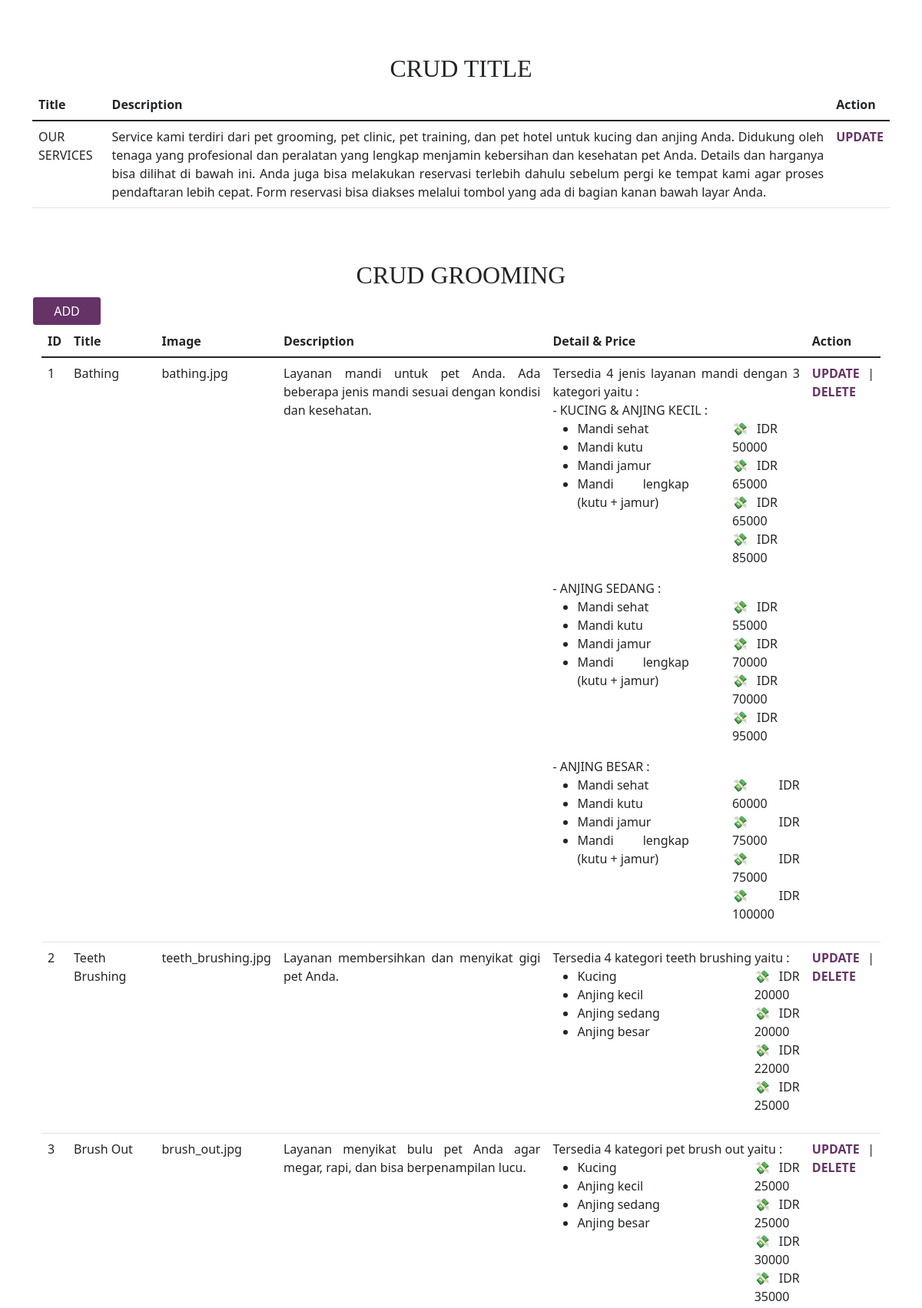
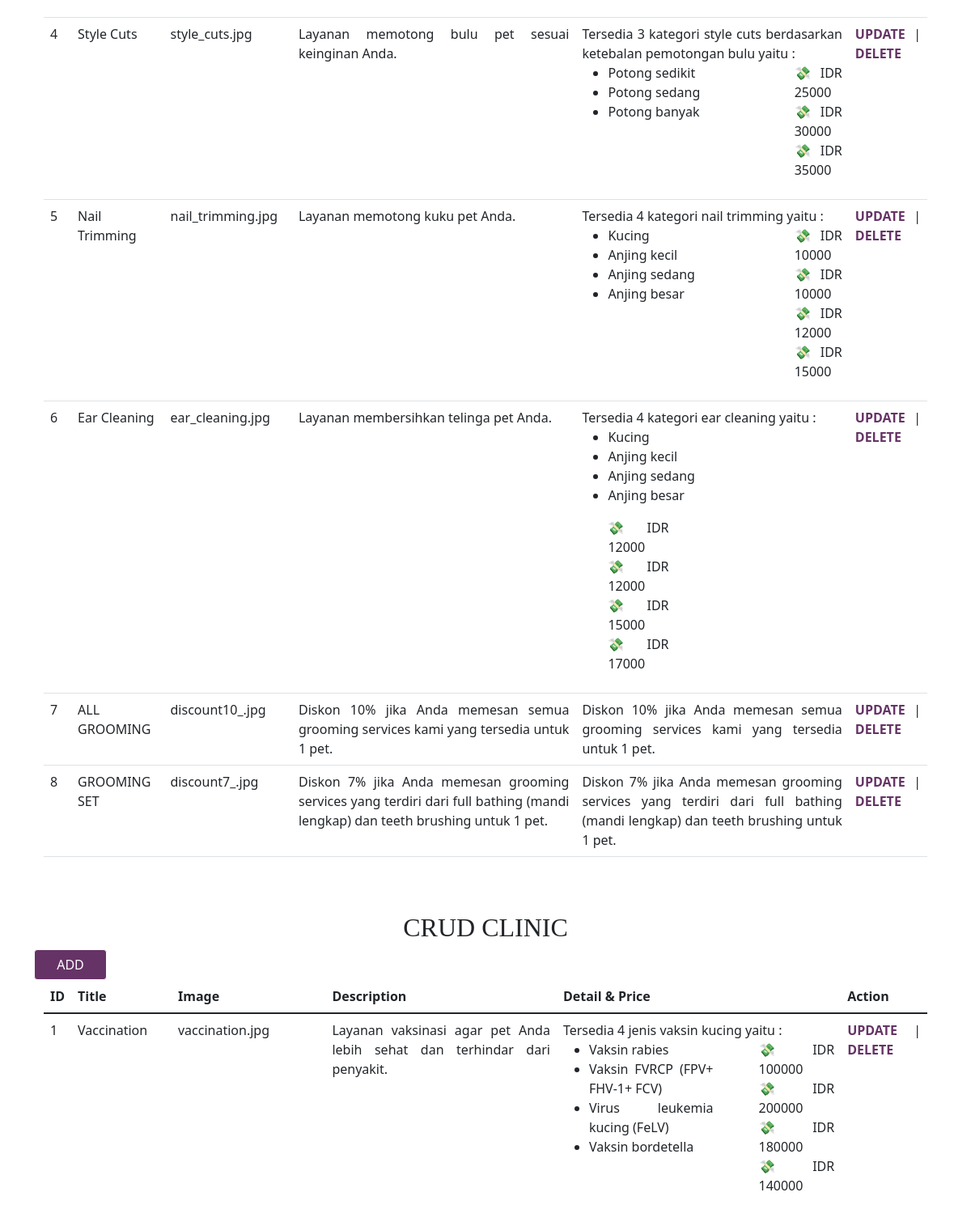
Page /services_dashboard.php (upper part) on the committed database (2 pictures, top to bottom).
### tables this page shows
CREATE TABLE `tb_titledesc` (
  `id` int(11) NOT NULL,
  `title` varchar(20) NOT NULL,
  `service_desc` text NOT NULL,
  `clinic_desc` text NOT NULL,
  `hotel_desc` text NOT NULL
);

CREATE TABLE `tb_grooming` (
  `grooming_id` int(11) NOT NULL,
  `title` varchar(20) NOT NULL,
  `image` varchar(100) NOT NULL,
  `desc` text NOT NULL,
  `detail` text NOT NULL
);

CREATE TABLE `tb_clinic` (
  `clinic_id` int(11) NOT NULL,
  `title` varchar(20) NOT NULL,
  `image` varchar(100) NOT NULL,
  `desc` text NOT NULL,
  `detail` text NOT NULL
);

### services_dashboard.php (the view, shortened to what this page needs)
<?php
    include 'connection.php';
?>
<!DOCTYPE html>
<html lang="en">
    <head>
        <link rel="stylesheet" type="text/css" href="CSS/services_dashboard.css">
        <link href="https://cdn.jsdelivr.net/npm/bootstrap@5.1.3/dist/css/bootstrap.min.css" rel="stylesheet">
    </head>
    <body>
        <div class="container" style="padding-top:50px">
            <h2>CRUD TITLE</h2>
            <table class="table table-hover">
                <thead class="thead-dark">
                    <tr>
                    <th>Title</th>
                    <th>Description</th>
                    <th>Action</th>
                    </tr>
                </thead>
                <tbody>
                    <?php
                        $sql = "SELECT * FROM `tb_titledesc` WHERE 1";
                        $result = $conn->query($sql);
                        if ($result->num_rows > 0)
                        {
                            while($row = $result->fetch_assoc())
                            {
                                $id = $row['id'];
                                $title = $row['title'];
                                $desc = $row['service_desc'];
                                print("<tr>");
                                printf('<td>%s</td>',$title);
                                printf('<td>%s</td>',$desc);
                                printf('<td><a href="update_title.php?id=%s"><b>UPDATE</b></a></td>',$id);
                                print("</tr>");
                            }
                        }
                    ?>
                </tbody>
            </table>
        </div>
        <div class="container mt-5">
            <h2>CRUD GROOMING</h2>
            <a href="add_grooming.php"><button type="button" class="btn btn-primary" id="btn1" id="btn1">ADD</button></a>
            <div class="container">
                <table class="table table-hover">
                    <thead class="thead-dark">
                        <tr>
                        <th>ID</th>
                        <th>Title</th>
                        <th>Image</th>
                        <th>Description</th>
                        <th>Detail & Price</th>
                        <th>Action</th>
                        </tr>
                    </thead>
                    <tbody>
                        <?php
                            $sql = "SELECT * FROM `tb_grooming` WHERE 1";
                            $result = $conn->query($sql);
                            if ($result->num_rows > 0)
                            {
                                while($row = $result->fetch_assoc())
                                {
                                    $id = $row['grooming_id'];
                                    $title = $row['title'];
                                    $img = $row['image'];
                                    $desc = $row['desc'];
                                    $detail = $row['detail'];
                                    print("<tr>");
                                    printf('<td>%s</td>',$id);
                                    printf('<td>%s</td>',$title);
                                    printf('<td>%s</td>',$img);
                                    printf('<td>%s</td>',$desc);
                                    printf('<td>%s</td>',$detail);
                                    printf('<td><a href="update_grooming.php?id=%s"><b>UPDATE</b></a> | <a href="delete_grooming.php?id=%s"><b>DELETE</b></a></td>',$id,$id);
                                    print("</tr>");
                                }
                            }
                        ?>
                    </tbody>
                </table>
            </div>
        </div>
        <div class="container mt-5">
            <h2>CRUD CLINIC</h2>
            <a href="add_clinic.php"><button type="button" class="btn btn-primary" id="btn1">ADD</button></a>
            <div class="container">
                <table class="table table-hover">
                    <thead class="thead-dark">
                        <tr>
                        <th>ID</th>
                        <th>Title</th>
                        <th>Image</th>
                        <th>Description</th>
                        <th>Detail & Price</th>
                        <th>Action</th>
                        </tr>
                    </thead>
                    <tbody>
                        <?php
                            $sql = "SELECT * FROM `tb_clinic` WHERE 1";
                            $result = $conn->query($sql);
                            if ($result->num_rows > 0)
                            {
                                while($row = $result->fetch_assoc())
                                {
                                    $id = $row['clinic_id'];
                                    $title = $row['title'];
                                    $img = $row['image'];
                                    $desc = $row['desc'];
                                    $detail = $row['detail'];
                                    print("<tr>");
                                    printf('<td>%s</td>',$id);
                                    printf('<td>%s</td>',$title);
                                    printf('<td>%s</td>',$img);
                                    printf('<td>%s</td>',$desc);
                                    printf('<td>%s</td>',$detail);
                                    printf('<td><a href="update_clinic.php?id=%s"><b>UPDATE</b></a> | <a href="delete_clinic.php?id=%s"><b>DELETE</b></a></td>',$id,$id);
                                    print("</tr>");
                                }
                            }
                        ?>
                    </tbody>
                </table>
            </div>
        </div>
                    <?php
                        $sql = "SELECT * FROM `tb_titledesc` WHERE 1";
                        $result = $conn->query($sql);
                        if ($result->num_rows > 0)
                        {
                            while($row = $result->fetch_assoc())
                            {
                                $id = $row['id'];
                                $desc = $row['clinic_desc'];
                                printf('<td>%s</td>',$desc);
                                printf('<td><a href="update_clinicdesc.php?id=%s"><b>UPDATE</b></a></td>',$id);
                            }
                        }
                    ?>
                        <?php
                            $sql = "SELECT * FROM `tb_training` WHERE 1";
                            $result = $conn->query($sql);
                            if ($result->num_rows > 0)
                            {
                                while($row = $result->fetch_assoc())
                                {
                                    $id = $row['training_id'];
                                    $title = $row['title'];
                                    $img = $row['image'];
                                    $desc = $row['desc'];
                                    $price = $row['price'];
                                    printf('<td>%s</td>',$id);
                                    printf('<td>%s</td>',$title);
                                    printf('<td>%s</td>',$img);
                                    printf('<td>%s</td>',$desc);
                                    printf('<td>%s</td>',$price);
                                    printf('<td><a href="update_training.php?id=%s"><b>UPDATE</b></a> | <a href="delete_training.php?id=%s"><b>DELETE</b></a></td>',$id,$id);
                                }
                            }
                        ?>
                        <?php
                            $sql = "SELECT * FROM `tb_hotelimg` WHERE 1";
                            $result = $conn->query($sql);
                            if ($result->num_rows > 0)
                            {
                                while($row = $result->fetch_assoc())
                                {
                                    $id = $row['img_id'];
                                    $img = $row['image'];
                                    printf('<td>%s</td>',$id);
                                    printf('<td>%s</td>',$img);
                                    printf('<td><a href="update_hotelimg.php?id=%s"><b>UPDATE</b></a> | <a href="delete_hotelimg.php?id=%s"><b>DELETE</b></a></td>',$id,$id);
                                }
                            }
                        ?>
                    <?php
                        $sql = "SELECT * FROM `tb_titledesc` WHERE 1";
                        $result = $conn->query($sql);
                        if ($result->num_rows > 0)
                        {
                            while($row = $result->fetch_assoc())
                            {
                                $id = $row['id'];
                                $desc = $row['hotel_desc'];
                                printf('<td>%s</td>',$desc);
                                printf('<td><a href="update_hoteldesc.php?id=%s"><b>UPDATE</b></a></td>',$id);
                            }
                        }
                    ?>
                        <?php
                            $sql = "SELECT * FROM `tb_hotelprice` WHERE 1";
                            $result = $conn->query($sql);
                            if ($result->num_rows > 0)
                            {
                                while($row = $result->fetch_assoc())
                                {
                                    $id = $row['pet_id'];
                                    $pet_type = $row['pet_type'];
                                    $price = $row['price'];
                                    $time_type = $row['time_type'];
                                    printf('<td>%s</td>',$id);
                                    printf('<td>%s</td>',$pet_type);
                                    printf('<td>%s</td>',$price);
                                    printf('<td>%s</td>',$time_type);
                                    printf('<td><a href="update_hotelprice.php?id=%s"><b>UPDATE</b></a> | <a href="delete_hotelprice.php?id=%s"><b>DELETE</b></a></td>',$id,$id);
                                }
                            }
                        ?>
    </body>
</html>

### CSS/services_dashboard.css (style rules this page uses)
h2 { text-align: center; padding-top: 20px; font-family: Georgia, 'Times New Roman', Times, serif; }
td { text-align: justify; }
#btn1 { background-color:#663366; border-color:#FFFFFF; width: 90px; }
a:link, a:visited { color:#663366; text-decoration: none; }

### rows in the picture
tb_titledesc: title "OUR SERVICES", service_desc "Service kami terdiri dari pet grooming, pet clinic, pet training, dan pet hotel untuk kucing dan anjing Anda. Didukung oleh tenaga yang profesional dan peralatan yang lengkap menjamin kebersihan dan kesehatan pet Anda. Details dan harganya bisa dilihat di bawah ini. Anda juga bisa melakukan reservasi terlebih dahulu sebelum pergi ke tempat kami agar proses pendaftaran lebih cepat. Form reservasi bisa diakses melalui tombol yang ada di bagian kanan bawah layar Anda."
tb_grooming: grooming_id "1", title "Bathing", image "bathing.jpg", desc "Layanan mandi untuk pet Anda. Ada beberapa jenis mandi sesuai dengan kondisi dan kesehatan.", detail "Tersedia 4 jenis layanan mandi dengan 3 kategori yaitu : - KUCING & ANJING KECIL : Mandi sehat Mandi kutu Mandi jamur Mandi lengkap (kutu + jamur) 💸 IDR 50000 💸 IDR 65000 💸 IDR 65000 💸 IDR 85000 - ANJING SEDANG : Mandi sehat Mandi kutu Mandi jamur Mandi lengkap (kutu + jamur) 💸 IDR 55000 💸 IDR 70000 💸 IDR 70000 💸 IDR 95000 - ANJING BESAR : Mandi sehat Mandi kutu Mandi jamur Mandi lengkap (kutu + jamur) 💸 IDR 60000 💸 IDR 75000 💸 IDR 75000 💸 IDR 100000"
tb_grooming: grooming_id "2", title "Teeth Brushing", image "teeth_brushing.jpg", desc "Layanan membersihkan dan menyikat gigi pet Anda.", detail "Tersedia 4 kategori teeth brushing yaitu : Kucing Anjing kecil Anjing sedang Anjing besar 💸 IDR 20000 💸 IDR 20000 💸 IDR 22000 💸 IDR 25000"
tb_grooming: grooming_id "3", title "Brush Out", image "brush_out.jpg", desc "Layanan menyikat bulu pet Anda agar megar, rapi, dan bisa berpenampilan lucu.", detail "Tersedia 4 kategori pet brush out yaitu : Kucing Anjing kecil Anjing sedang Anjing besar 💸 IDR 25000 💸 IDR 25000 💸 IDR 30000 💸 IDR 35000"
tb_grooming: grooming_id "4", title "Style Cuts", image "style_cuts.jpg", desc "Layanan memotong bulu pet sesuai keinginan Anda.", detail "Tersedia 3 kategori style cuts berdasarkan ketebalan pemotongan bulu yaitu : Potong sedikit Potong sedang Potong banyak 💸 IDR 25000 💸 IDR 30000 💸 IDR 35000"
tb_grooming: grooming_id "5", title "Nail Trimming", image "nail_trimming.jpg", desc "Layanan memotong kuku pet Anda.", detail "Tersedia 4 kategori nail trimming yaitu : Kucing Anjing kecil Anjing sedang Anjing besar 💸 IDR 10000 💸 IDR 10000 💸 IDR 12000 💸 IDR 15000"
tb_grooming: grooming_id "6", title "Ear Cleaning", image "ear_cleaning.jpg", desc "Layanan membersihkan telinga pet Anda.", detail "Tersedia 4 kategori ear cleaning yaitu : Kucing Anjing kecil Anjing sedang Anjing besar 💸 IDR 12000 💸 IDR 12000 💸 IDR 15000 💸 IDR 17000"
tb_grooming: grooming_id "7", title "ALL GROOMING", image "discount10_.jpg", desc "Diskon 10% jika Anda memesan semua grooming services kami yang tersedia untuk 1 pet.", detail "Diskon 10% jika Anda memesan semua grooming services kami yang tersedia untuk 1 pet."
tb_grooming: grooming_id "8", title "GROOMING SET", image "discount7_.jpg", desc "Diskon 7% jika Anda memesan grooming services yang terdiri dari full bathing (mandi lengkap) dan teeth brushing untuk 1 pet.", detail "Diskon 7% jika Anda memesan grooming services yang terdiri dari full bathing (mandi lengkap) dan teeth brushing untuk 1 pet."
tb_clinic: clinic_id "1", title "Vaccination", image "vaccination.jpg", desc "Layanan vaksinasi agar pet Anda lebih sehat dan terhindar dari penyakit.", detail "Tersedia 4 jenis vaksin kucing yaitu : Vaksin rabies Vaksin FVRCP (FPV+ FHV-1+ FCV) Virus leukemia kucing (FeLV) Vaksin bordetella 💸 IDR 100000 💸 IDR 200000 💸 IDR 180000 💸 IDR 140000"
